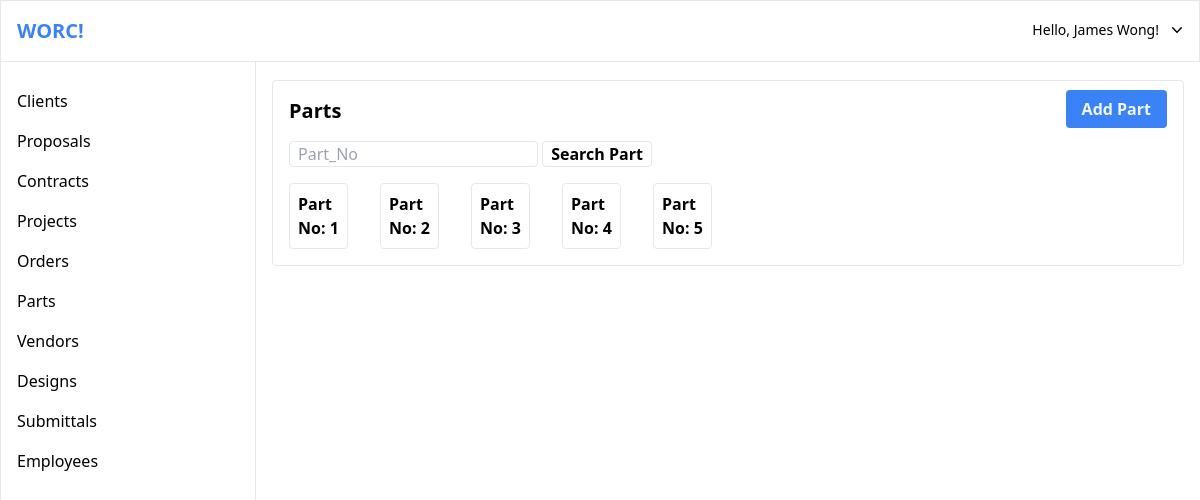
The app's page /part/index.php (signed in) with its own data.
### tables this page shows
CREATE TABLE Part 
(
	Part_No	INT	NOT NULL,  
	PRIMARY KEY (Part_No) 
);

### data/part.php (called while the page is built, shortened)
<?php
function get_parts($db){
	$q = "
		SELECT Part.*
		FROM Part
		GROUP BY Part.Part_No
		";
	return $db->query($q);
}
?>

### part/index.php (the view, shortened to what this page needs)
<?php
require_once('../db.php');
require_once('../data/part.php');
$parts = [];
$search_term = $_GET['search_term'] ?? '';
try {
	$parts = empty($search_term) ? get_parts($db): search_parts($db, $search_term);
	$parts = $parts->fetchAll(PDO::FETCH_ASSOC);
} catch(Exception $e) {
	$parts = [];
	$error = 'Failed to execute search query or fetch data.';
}
include('../templates/top.php');
?>
<?php
include('../templates/top-bar.php');
?>
<div>
    <?php
    include('../templates/side-bar.php');
    ?>
    <div class="pt-16 ml-64">
        <main class="m-4 border rounded">
            <div class="grid grid-cols-2 m-4">
                <h1 class="text-xl font-semibold">Parts</h1>
				<div class="text-right">
                    <a href="create.php" class="hover:bg-blue-400 bg-blue-500 text-blue-50 py-2 px-4 rounded font-semibold">Add Part</a>
                </div>
            </div>
            <form class="m-4" method="GET" action="index.php">
				<input class="border px-2 rounded" type="search" placeholder="Part_No" name="search_term" value="<?=$search_term?>">
				<button class="hover:text-blue-400 hover:border-blue-400 border px-2 text-black rounded font-semibold" type="submit">Search Part</button>
			</form>
			<div class="grid grid-cols-10 gap-8 m-4">
			<?php
			foreach($parts as $part) {
			?>
				<a href="part.php?id=<?=$part['Part_No']?>" class="border rounded hover:border-blue-500">
					<section>
						<dl class="p-2">
							<dt class="font-bold"><?="Part No: ".$part['Part_No'] ?></dt>
						</dl>
					</section>
				</a>
			<?php
			}
			?>
			</div>
		</main>
	</div>
</div>
<?php
include('../templates/bottom.php');
?>
<?php
include('../templates/bottom.php');
?>

### records on screen
part: Part_No "1"
part: Part_No "2"
part: Part_No "3"
part: Part_No "4"
part: Part_No "5"

### other values on screen
$first_name "James"
$last_name "Wong"
